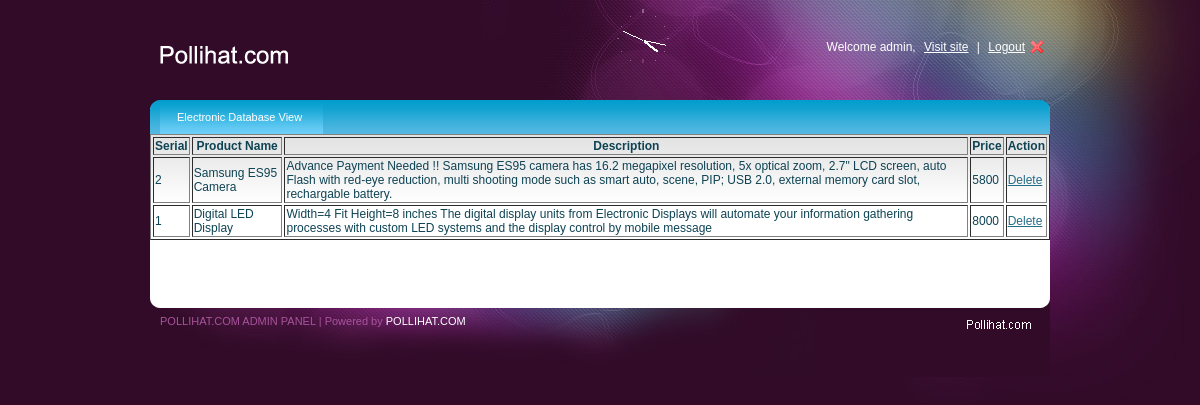
/adminpanel/insert/database_electronic_view.php (signed in), run on the app's committed database.
### tables this page shows
CREATE TABLE IF NOT EXISTS `p_electronic_view` (
  `serial` int(11) NOT NULL AUTO_INCREMENT,
  `name` varchar(20) NOT NULL,
  `description` varchar(255) NOT NULL,
  `price` float NOT NULL,
  `picture` varchar(80) NOT NULL,
  `P_catagory` varchar(5000) NOT NULL,
  `P_code` varchar(5000) NOT NULL,
  PRIMARY KEY (`serial`)
);

### adminpanel/insert/database_electronic_view.php (the view, shortened to what this page needs)
<?php
if (!isset($_POST['submit']))
{
?>
<?php
$user_check=$_SESSION['user'];
$ses_sql=mysql_query("select username from adminlogin where username='$user_check' ");
$row=mysql_fetch_array($ses_sql);
$login_session=$row['username'];
?>
<!DOCTYPE html PUBLIC "-//W3C//DTD XHTML 1.0 Transitional//EN" "http://www.w3.org/TR/xhtml1/DTD/xhtml1-transitional.dtd">
<html xmlns="http://www.w3.org/1999/xhtml">
<head>
<link rel="stylesheet" type="text/css" href="style.css" />
<link rel="stylesheet" type="text/css" media="all" href="niceforms-default.css" />
</head>
<body>
<div id="main_container">
	<div class="header">
    <div class="logo"><a href="#"><img src="images/logo.gif" alt="" title="" border="0" /></a></div>
    <div class="right_header">Welcome <?php echo $login_session ?>, <a href="http://pollihat.com" target="_blank">Visit site</a> | <a href="logout.php" class="logout">Logout</a></div>
    <div id="clock_a"></div>
    </div>
    <div class="main_content">
                    <div class="menu">
                    <ul>
                    <li><a class="current" href="database_electronic_view.php">Electronic Database View</a></li>
                    </ul>
                    </div>
                    <div align="center">
<?php
$result = mysql_query("SELECT * FROM p_electronic_view ORDER BY serial DESC");
if(mysql_num_rows($result) > 0)
{
echo "<table border='1' weight='100%' >
<tr >
<th>Serial</th>
<th>Product Name</th>
<th>Description</th>
<th>Price</th>
<th>Action</th>
</tr>";
while($row = mysql_fetch_array($result))
  {
  echo "<tr>";  echo "<td>" . $row['serial'] . "</td>";
                  echo "<td>" . $row['name'] . "</td>";
                  echo "<td>" . $row['description'] . "</td>";
                  echo "<td>" . $row['price'] . "</td>";
			  echo "<td><a href=\"electronic_order_delete.php?serial=".$row['serial']."\" onclick=\"return window.confirm('Are you sure you want to delete?')\">Delete</a></td>";
  echo "</tr>";
  }
echo "</table>";
}
?>
  </div>
    </div>
    <div class="footer">
    	<div class="left_footer">POLLIHAT.COM ADMIN PANEL | Powered by <a href="http://pollihat.com" target="_blank">POLLIHAT.COM</a></div>
    	<div class="right_footer"><a href="http://pollihat.com" target="_blank"><img src="images/indeziner_logo.gif" alt="" title="" border="0" /></a></div>
    </div>
</div>
</body>
<?php }
?>
</html>

### adminpanel/insert/style.css (style rules this page uses)
body { background:url(images/bg.jpg) no-repeat center top #310b28; font-family:Arial, Helvetica, sans-serif; padding:0; font-size:12px; margin:0 auto; color: #0e4354; }
a { color:#256c89; }
#main_container { margin:0 auto; width:900px; padding:0px 0 0px 0; }
.header { width:900px; height:100px; }
.logo { float:left; padding:35px 0 0 0; }
#clock_a { float:right; padding:15px 0 0 0; }
.right_header { width:350px; float:right; text-align:right; color:#FFFFFF; padding:40px 0 0 0; }
.right_header a { margin:0 5px 0 5px; text-decoration:underline; color:#FFFFFF; }
.right_header a.logout { background:url(images/user_logout.png) no-repeat right; padding-right:20px; }
.main_content { margin:0 auto; width:900px; height:auto; padding:0px 0 50px 0; background:url(images/menu_bg.jpg) no-repeat center top #fff; }
.footer { width:900px;height:87px;background:url(images/footer_bg.jpg) no-repeat center top; }
.left_footer { float:left;padding:25px 0 0 10px;color:#a8549b;font-size:11px; }
.left_footer a { color:#FFFFFF;text-decoration:none; }
.right_footer { float:right;padding:25px 10px 0 0; }
.menu { font-size:11px;padding:0px 10px 0 10px; float:left; width:880px; }
.menu ul { padding:0;margin:0;list-style-type:none; height:34px; }
.menu ul li { float:left;height:34px;line-height:34px; }
.menu a, .menu a:visited { display:block;float:left;height:100%;font-size:11px;text-decoration:none;color:#fff;padding:0 21px 0 17px; }
.menu a.current { background:url(images/menu_bg.gif) repeat-x center; }

### data on the page
p_electronic_view: serial "2", name "Samsung ES95 Camera", description "Advance Payment Needed !! Samsung ES95 camera has 16.2 megapixel resolution, 5x optical zoom, 2.7\" LCD screen, auto Flash with red-eye reduction, multi shooting mode such as smart auto, scene, PIP; USB 2.0, external memory card slot, rechargable battery.", price "5800"
p_electronic_view: serial "1", name "Digital LED Display", description "Width=4 Fit Height=8 inches The digital display units from Electronic Displays will automate your information gathering processes with custom LED systems and the display control by mobile message", price "8000"

### other printed values
$login_session "admin"
